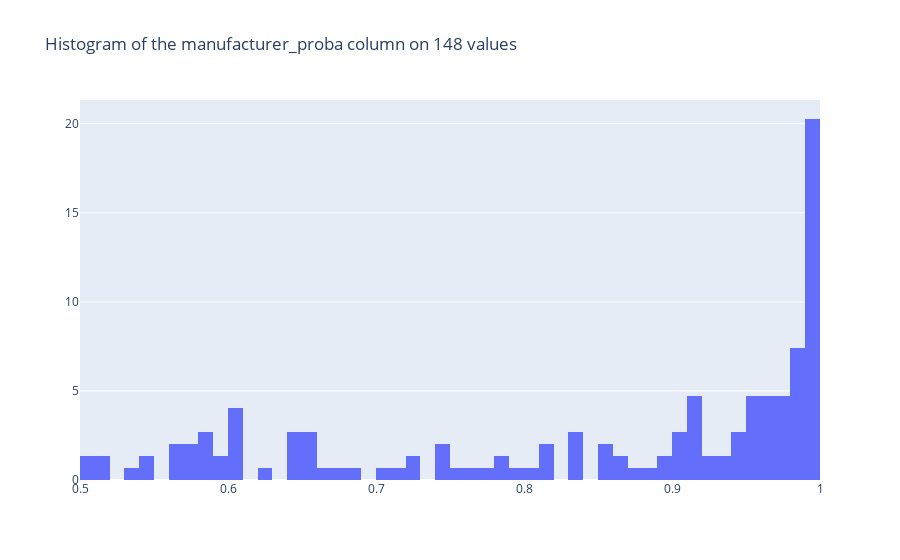

This figure's notebook cell:
### Code cell
plot_hist(int_airbus_F, 'manufacturer_proba')

### Figure 1 — Plotly figure (JSON) as saved in the notebook; plotly's stock layout.template omitted (floating-point values rounded to 4 significant figures; data arrays with more than 128 entries replaced by an {"elided": "..."} marker saying what was removed)
{"data": [{"histnorm": "percent", "type": "histogram", "x": {"elided": "148 float values"}, "xbins": {"end": 1, "size": 0.01, "start": 0}}], "layout": {"title": {"text": "Histogram of the manufacturer_proba column on 148 values"}}}
